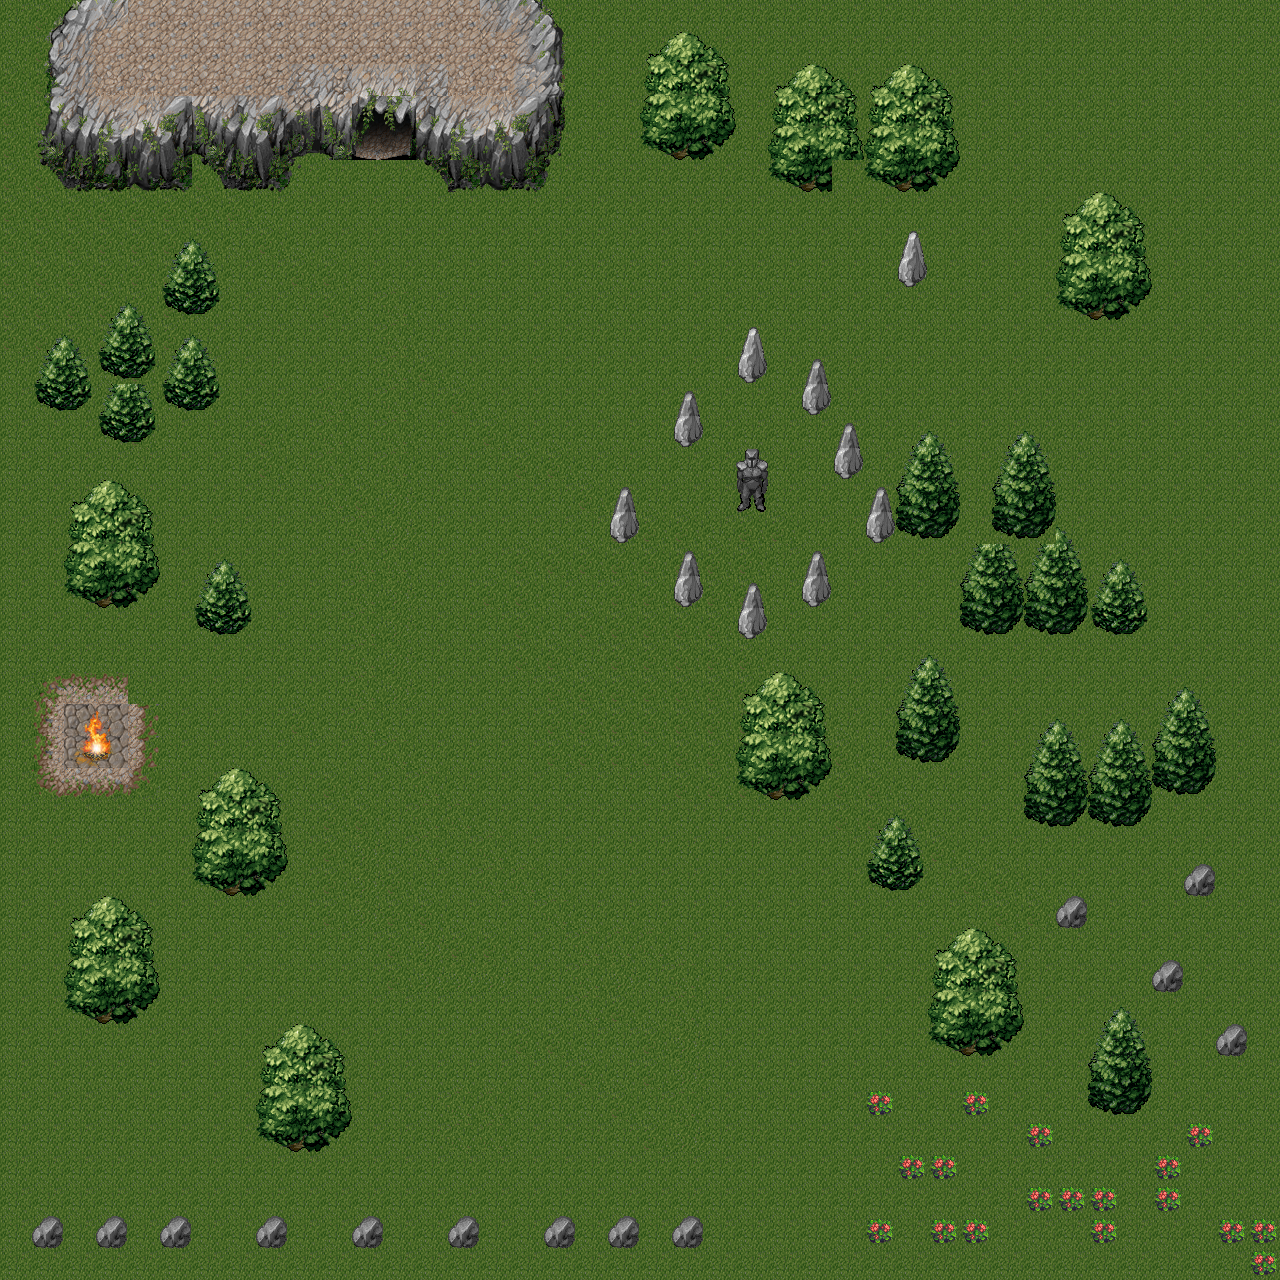

Tiled map render using the project's own tile images. Description and the map definition, with tile-layer contents summarised, below:
An orthogonal 40x40 tile map with 32x32 px tiles, 5 tile layers (MAP_FLOOR_LAYER, MAP_FOREGROUND_LAYER, MAP_HIDE_LAYER, MAP_DECORATION_LAYER, ...) and 63 objects (2x NPC_START, PLAYER_START, TOWN_FOLK1).

<map version="1.0" orientation="orthogonal" width="40" height="40" tilewidth="32" tileheight="32">
 <tileset firstgid="1" name="mountain_landscape_23" tilewidth="32" tileheight="32">
  <image source="../../../../spritesheet/mountain_landscape_23.png" width="512" height="512" />
  <tile id="224">
   <properties>
    <property name="blocked" value="" />
   </properties>
  </tile>
  <tile id="251">
   <properties>
    <property name="blocked" value="" />
   </properties>
  </tile>
  <tile id="252">
   <properties>
    <property name="blocked" value="true" />
   </properties>
  </tile>
  <tile id="253">
   <properties>
    <property name="blocked" value="" />
   </properties>
  </tile>
 </tileset>
 <layer name="MAP_FLOOR_LAYER" width="40" height="40">
  <data>[1600 cells, 1600 non-empty, 16 distinct tile ids]</data>
 </layer>
 <layer name="MAP_FOREGROUND_LAYER" width="40" height="40">
  <data>[1600 cells, 89 non-empty, 17 distinct tile ids]</data>
 </layer>
 <layer name="MAP_HIDE_LAYER" width="40" height="40">
  <data>[1600 cells, 300 non-empty, 84 distinct tile ids]</data>
 </layer>
 <layer name="MAP_DECORATION_LAYER" width="40" height="40">
  <data>[1600 cells, 18 non-empty, 1 distinct tile ids]</data>
 </layer>
 <objectgroup name="MAP_COLLISION_LAYER" width="40" height="40">
  <object x="224" y="156" width="66" height="36" />
  <object x="66" y="158" width="122" height="34" />
  <object x="450" y="152" width="82" height="36" />
  <object x="562" y="32" height="106" />
  <object x="560" y="136">
   <polygon points="0,0 -24,50 -32,14 -24,50" />
  </object>
  <object x="278" y="128" width="74" height="34" />
  <object x="184" y="128" width="54" height="30" />
  <object x="40" y="156">
   <polygon points="0,0 24,26 14,-40 36,4 12,-36 42,6 10,-42 8,-40" />
  </object>
  <object x="50" y="110">
   <polygon points="0,0 0,-84 4,-78" />
  </object>
  <object x="164" y="1221" width="23" height="27" />
  <object x="97" y="1221" width="23" height="27" />
  <object x="259" y="1219" width="23" height="27" />
  <object x="355" y="1220" width="23" height="27" />
  <object x="453" y="1217" width="23" height="27" />
  <object x="547" y="1217" width="23" height="27" />
  <object x="611" y="1219" width="23" height="27" />
  <object x="676" y="1219" width="23" height="27" />
  <object x="275" y="1123" width="45" height="29" />
  <object x="87" y="580" width="45" height="29" />
  <object x="83" y="996" width="45" height="29" />
  <object x="756" y="771" width="45" height="29" />
  <object x="947" y="1027" width="45" height="29" />
  <object x="1104" y="1088" width="32" height="25" />
  <object x="1039" y="803" width="32" height="25" />
  <object x="1103" y="800" width="32" height="25" />
  <object x="1167" y="771" width="32" height="25" />
  <object x="911" y="736" width="32" height="25" />
  <object x="975" y="608" width="32" height="25" />
  <object x="975" y="608" width="32" height="25" />
  <object x="1040" y="609" width="32" height="25" />
  <object x="1105" y="608" width="32" height="25" />
  <object x="1009" y="512" width="32" height="25" />
  <object x="913" y="511" width="32" height="25" />
  <object x="672" y="413" width="32" height="31" />
  <object x="212" y="869" width="45" height="29" />
  <object x="211" y="609" width="32" height="25" />
  <object x="47" y="387" width="32" height="25" />
  <object x="112" y="419" width="32" height="25" />
  <object x="176" y="387" width="32" height="25" />
  <object x="177" y="289" width="32" height="25" />
  <object x="113" y="352" width="32" height="25" />
  <object x="1075" y="293" width="45" height="29" />
  <object x="887" y="163" width="45" height="29" />
  <object x="789" y="164" width="45" height="29" />
  <object x="661" y="132" width="44" height="27" />
  <object x="739" y="480" width="28" height="32" />
  <object x="736" y="352" width="32" height="31" />
  <object x="799" y="384" width="32" height="31" />
  <object x="833" y="448" width="32" height="31" />
  <object x="863" y="513" width="32" height="31" />
  <object x="803" y="576" width="32" height="31" />
  <object x="737" y="608" width="32" height="31" />
  <object x="672" y="577" width="32" height="31" />
  <object x="608" y="512" width="32" height="31" />
  <object x="2" y="6" width="10" height="1242" />
  <object x="4" y="1268" width="1278" height="10" />
  <object x="1274" y="28" width="8" height="1246" />
  <object x="2" y="28" width="1276" height="8" />
  <object x="898" y="258" width="32" height="32" />
 </objectgroup>
 <objectgroup name="MAP_SPAWNS_LAYER" width="40" height="40">
  <object name="PLAYER_START" x="523" y="733" width="30" height="14">
   <properties>
    <property name="PLAYER_START" value="" />
   </properties>
  </object>
  <object name="TOWN_FOLK1" x="162" y="674" width="60" height="64" />
  <object name="NPC_START" x="386" y="386" width="64" height="66" />
  <object name="NPC_START" x="674" y="964" width="64" height="60" />
 </objectgroup>
 <layer name="MAP_PORTAL_LAYER" width="40" height="40">
  <data>[1600 cells, 0 non-empty, 0 distinct tile ids]</data>
 </layer>
</map>
